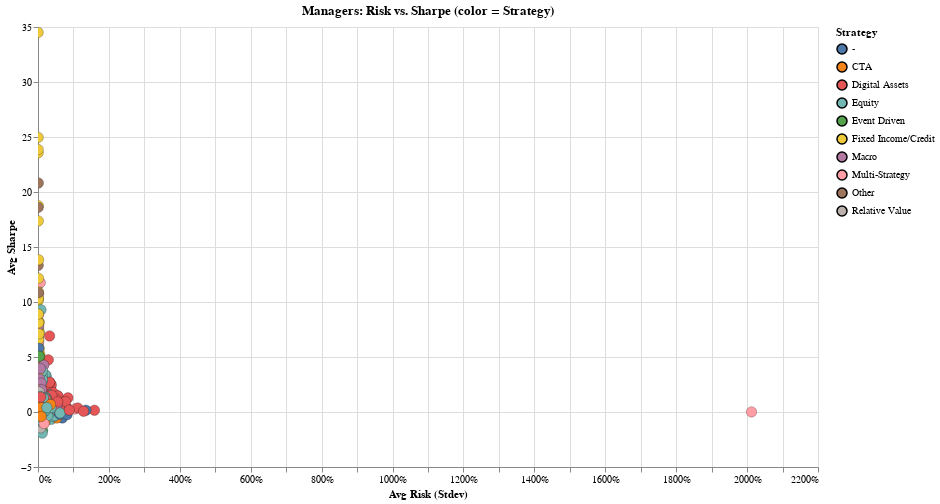

This figure's notebook cell:
### Code cell
import pandas as pd
import altair as alt

# --- detect a strategy column ---
strategy_col = next((c for c in ["strategy","Strategy","Primary Strategy","Fund Strategy","Main Strategy"]
                     if c in df.columns), None)
assert strategy_col is not None, "No strategy column found."

# --- tidy ---
rp = df.rename(columns={
    "Manager Name":"manager",
    "Sharpe Ratio (Since Inception)":"sharpe",
    "Sortino Ratio":"sortino",
    "Annualized Standard Deviation (Since Inception)":"stdev",
    strategy_col: "strategy",
})
rp["stdev"] = pd.to_numeric(rp["stdev"].astype(str).str.replace("%","", regex=False),
                            errors="coerce")/100

# --- aggregate to one row per manager ---
def _mode_or_first(s: pd.Series):
    m = s.mode()
    return m.iloc[0] if not m.empty else s.dropna().iloc[0] if s.dropna().size else None

mgr = (
    rp.dropna(subset=["manager","sharpe","stdev"])
      .groupby("manager", as_index=False)
      .agg(sharpe=("sharpe","mean"),
           sortino=("sortino","mean"),
           stdev=("stdev","mean"),
           strategy=("strategy", _mode_or_first),
           n_funds=("manager","size"))
)

# --- chart: each point = manager, color = strategy ---
select_strat = alt.selection_multi(fields=["strategy"], bind="legend")  # click legend to filter/highlight

chart = (
  alt.Chart(mgr)
    .mark_circle(size=110, opacity=0.9, stroke='black', strokeWidth=0.25)
    .encode(
        x=alt.X("stdev:Q",  title="Avg Risk (Stdev)", axis=alt.Axis(format="%")),
        y=alt.Y("sharpe:Q", title="Avg Sharpe"),
        color=alt.Color("strategy:N", title="Strategy", legend=alt.Legend(symbolLimit=30)),
        tooltip=[
            alt.Tooltip("manager:N",  title="Manager"),
            alt.Tooltip("strategy:N", title="Strategy"),
            alt.Tooltip("sharpe:Q",   format=".2f"),
            alt.Tooltip("sortino:Q",  format=".2f"),
            alt.Tooltip("stdev:Q",    format=".1%"),
            alt.Tooltip("n_funds:Q",  title="# Funds")
        ],
        opacity=alt.condition(select_strat, alt.value(1), alt.value(0.25))
    )
    .properties(width=780, height=440, title="Managers: Risk vs. Sharpe (color = Strategy)")
    .add_selection(select_strat)
    .interactive()
)

chart

### Figure 1 — Vega-Lite specification as saved in the notebook (floating-point values rounded to 4 significant figures; data arrays with more than 128 entries replaced by an {"elided": "..."} marker saying what was removed)
{"config": {"view": {"continuousWidth": 300, "continuousHeight": 300}}, "data": {"name": "data-fd00e0f13bf0ee2188c1c5499e0c1de6"}, "mark": {"type": "circle", "opacity": 0.9, "size": 110, "stroke": "black", "strokeWidth": 0.25}, "encoding": {"color": {"field": "strategy", "legend": {"symbolLimit": 30}, "title": "Strategy", "type": "nominal"}, "opacity": {"condition": {"param": "param_5", "value": 1}, "value": 0.25}, "tooltip": [{"field": "manager", "title": "Manager", "type": "nominal"}, {"field": "strategy", "title": "Strategy", "type": "nominal"}, {"field": "sharpe", "format": ".2f", "type": "quantitative"}, {"field": "sortino", "format": ".2f", "type": "quantitative"}, {"field": "stdev", "format": ".1%", "type": "quantitative"}, {"field": "n_funds", "title": "# Funds", "type": "quantitative"}], "x": {"axis": {"format": "%"}, "field": "stdev", "title": "Avg Risk (Stdev)", "type": "quantitative"}, "y": {"field": "sharpe", "title": "Avg Sharpe", "type": "quantitative"}}, "height": 440, "params": [{"name": "param_5", "select": {"type": "point", "fields": ["strategy"]}, "bind": "legend"}, {"name": "param_6", "select": {"type": "interval", "encodings": ["x", "y"]}, "bind": "scales"}], "title": "Managers: Risk vs. Sharpe (color = Strategy)", "width": 780, "$schema": "https://vega.github.io/schema/vega-lite/v5.20.1.json", "datasets": {"data-fd00e0f13bf0ee2188c1c5499e0c1de6": {"elided": "2230 records"}}}
